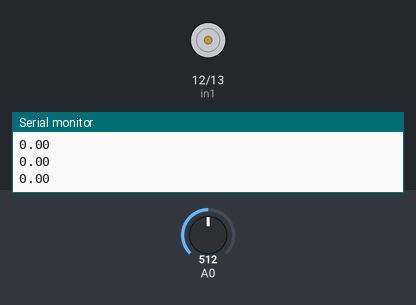
The sketch below on a simulated Arduino Mega 2560, built with avr-gcc and run on an emulated ATmega2560. Shown: motor-driver pin pairs drawn as motors (green arrow = first pin HIGH = forward, orange = second pin HIGH = backward, longer = more drive, scaled by the enable pin), the last lines printed to the serial monitor. The inputs (shaded band) are chosen by the test bench; at power-on: A0 = 512.

Above: at 1.2 s.
1.3 s: A0 set to 531
2.8 s: A0 set to 550
At 4.25 s:
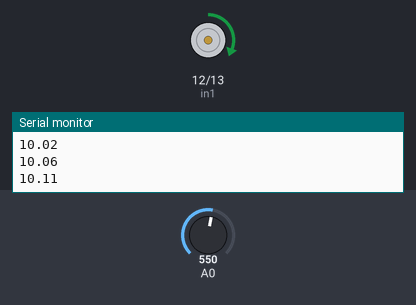
5.8 s: A0 set to 716
8.8 s: A0 set to 122
At 11.4 s:
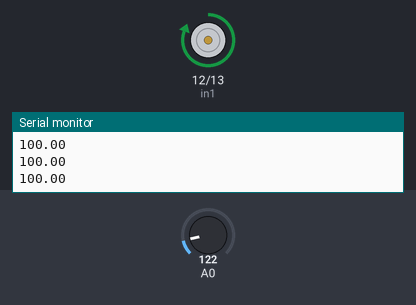
11.8 s: A0 set to 1023
At 14.1 s:
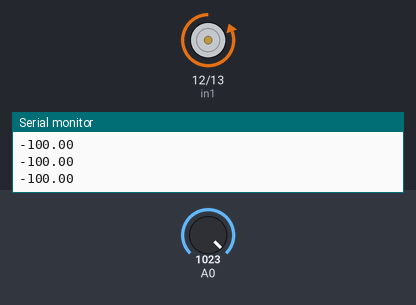
Timing chart, 0 to 15.3 s (numbered marks = the images above; inputs shaded):
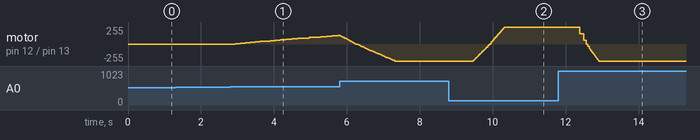

The sketch:

pwm_controlTest.ino
```cpp
#include "pid.h"

int enApin = 3;
int in1 = 12;
int in2 = 13;
float angle = 0;

int encPin = A1;
int angleOffset = 388;
PID_controller pid(5,0,0);


void setup() {
  // put your setup code here, to run once:
  Serial.begin(9600);
  pinMode(enApin, OUTPUT);
  pinMode(in1, OUTPUT);
  pinMode(in2, OUTPUT);

  TCCR3A = (1 << WGM31);                 // Fast PWM mode 14
  TCCR3B = (1 << WGM32) | (1 << WGM33) | (1 << CS31);  // Prescaler = 8
  ICR3 = 99;  // Set PWM period (for 20 kHz)
}

void setDutyCycle(int dutyCycle, int Apin, int in1, int in2){
  int dir = (dutyCycle > 0) ? 1 : -1;
  int command = map(abs(dutyCycle), 0, 100, 0, 255);

  //CW
  if (dir == 1){
    analogWrite(Apin, command);
    digitalWrite(in1, 1);
    digitalWrite(in2, 0);
  }

  else if (dir == -1){
    analogWrite(Apin, command);
    digitalWrite(in1, 0);
    digitalWrite(in2, 1);
  }
}

float readAngle(){
  int rawVal = analogRead(encPin);
  float angle = ((rawVal - angleOffset) * 360.0f/1023.0f);
  return angle;
}


float incrementAngle(int analogPin, float &currentAngle, float min, float max) {  // Pass by reference
  // Read Raw value;
  int deadBand = 30;  // Initialize deadBand to avoid undefined behavior
  int stepSize = 1;
  int maxAnalog = 1023;
  int meanAnalog = (maxAnalog/2);


  float val = maxAnalog - analogRead(analogPin);  // Read the analog input as an integer
  val = (float)val;  // Convert to float

  if (val > (meanAnalog + deadBand)) {
    val -= deadBand;
    val = mapf(val, meanAnalog + deadBand, maxAnalog, 0, stepSize);  // Use mapf for float mapping
  }
  else if (val < (meanAnalog - deadBand)) {
    val += deadBand;
    val = mapf(val, meanAnalog - deadBand, 0, 0, -stepSize);  // Use mapf for float mapping
  }
  else {
    val = 0;  // Inside deadband
  }

  float outputAngle = val + currentAngle;
  outputAngle = clip(outputAngle, min, max);
  currentAngle = outputAngle; // This now modifies the original variable
  return outputAngle;
}


void setAngle(float angle, int d1, int d2, int pwm){

//PROCESS
  float angleIn = readAngle(); //processIn
  pid.processIn = angleIn;

  pid.setpoint = angle; //Setpoint
  float output = pid.PID_task(angleIn);
  setDutyCycle(output, pwm, d1, d2);

//PRINT LINES
  // Serial.print("  Angle Set = "); //Commanded Angle
  Serial.print(angle);
  Serial.print(",");

  // Serial.print("  Angle Measured = "); //Measured Angle
  Serial.print(angleIn);
  Serial.print(",");

  // Serial.print("  dutyCycle Output = ");
  Serial.print(output);
  Serial.println();
}

void loop() {

float command = incrementAngle(A0, angle, -100,100);
Serial.println(command);
setDutyCycle(command, enApin, in1, in2);


// float angleVal = incrementAngle(A0, angle, -45, 45);
// // int command = map(analogRead(A0),0,1023,-45,45);
// setAngle(angleVal, in1, in2, enApin);
// readAngle();
}
```

pid.cpp
```cpp
#include "pid.h"
#include "math.h"
#include "stdint.h"
#include  "Arduino.h"

float PID_controller::PID_task(float processIn) {
    this->processIn = processIn;  // Keeping 'this->' because it's storing the input

    float error = setpoint - processIn;

    // **Process Control Deadband**
    if (error > deadband)
        error -= deadband;
    else if (error < -deadband)
        error += deadband;
    else
        error = 0;

    // **Square Root Error Correction**
    if (useSqrtErrorP) {
        if (error < 0)
            error = -sqrt(fabs(error));
        else
            error = sqrt(fabs(error));
    }

    this->error = error;  // Keeping 'this->' because it updates the class member

    if (ki != 0.0f) {
        ierror += error;
        ierror = clip(ierror, processMin / ki, processMax / ki);
    } else {
        ierror = 0;
    }

    derror = error - lastError;

    float output = (kp * error) + (ki * ierror) + (kd * derror);

    if (output != 0)
        output = (output > 0) ? output + minValue : output - minValue;

    output = clip(output, processMin, processMax);

    lastError = error;

    return output;
}

uint32_t myroundf(float value) {
    return (value >= 0) ? (uint32_t)(value + 0.5f) : (uint32_t)(value - 0.5f);
}

float clip(float value, float min, float max){
 if (value < min) return min;
 if (value > max) return max;
 return value;
}

float mapf(float x, float in_min, float in_max, float out_min, float out_max) {
  return (x - in_min) * (out_max - out_min) / (in_max - in_min) + out_min;
}
```

pid.h
```cpp
//General PID Functions
#pragma once

#include  "Arduino.h"


class PID_controller {
public:
  float setpoint = 0.0f;
  volatile float processIn = 0.0f;
  float error = 0.0f;
  float ierror = 0.0f;
  float derror = 0.0f;
  float kp = 0.0f;
  float ki = 0.0f;
  float kd = 0.0f;
  float processMin = -100;
  float processMax = 100;
  float deadband = 0.0f;
  float minValue = 0.0f;
  bool useSqrtErrorP = false;
  float lastError = 0.0f;

  float PID_task(float processIn);
  void PID_init();

  //Constructor:
  PID_controller(float Kp, float Ki, float Kd)
    :kp(Kp), ki(Ki), kd(Kd) {
  }
};

uint32_t myroundf(float value);

float clip(float value, float min, float max);
float mapf(float x, float in_min, float in_max, float out_min, float out_max);
```

Measured:
- the behaviour switches between 542 and 543 on A0 (found by bisection; images 0 and 1)
- after the input at 2.8 s, motor on pin 12 (in1) / pin 13 (in2): moves from stopped to forward 131/255 over 2.8 s, starting after 0.14 s
- after the input at 8.8 s, motor on pin 12 (in1) / pin 13 (in2): moves from backward 255/255 to forward 255/255 over 0.86 s, starting after 0.66 s
- after the input at 11.8 s, motor on pin 12 (in1) / pin 13 (in2): moves from forward 255/255 to backward 255/255 over 0.52 s, starting after 0.59 s
